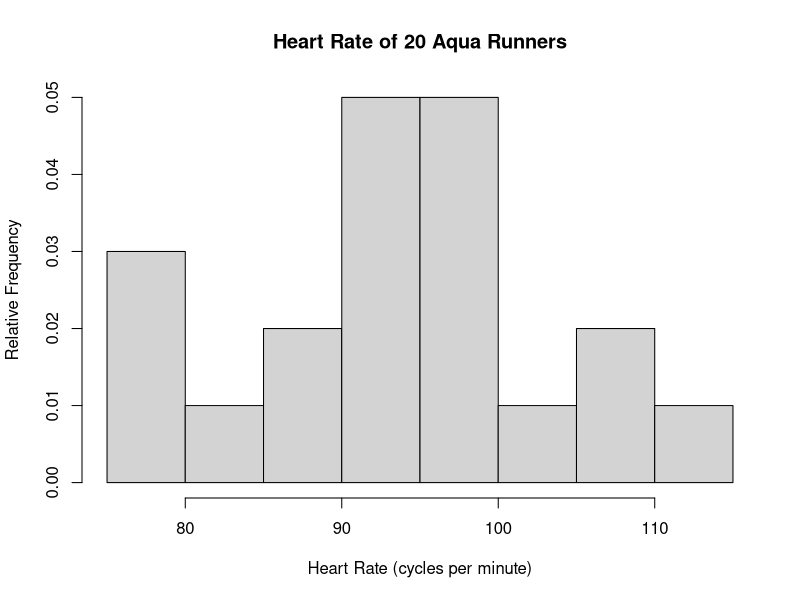

This chart was generated by the following R code:
# WMS Ex. 1.24 (b) - Relative frequency histogram representing heartrate
# measurements of 20 healthy people at a cadence of 48 cycles per minute
# while engaged in aqua running.


# Input heartrate data to vector.
heartrate <- c(87, 109, 79, 80, 96, 95, 90, 92, 96, 98,
               101, 91, 78, 112, 94, 98, 94, 107, 81, 96)


# Create the histogram.
hist(heartrate, freq = FALSE, main = "Heart Rate of 20 Aqua Runners",
     xlab = "Heart Rate (cycles per minute)", ylab = "Relative Frequency")


# Save figure and show.
dev.copy(pdf, "ex1_24_b.pdf", height = 6, width = 6)
dev.off()
